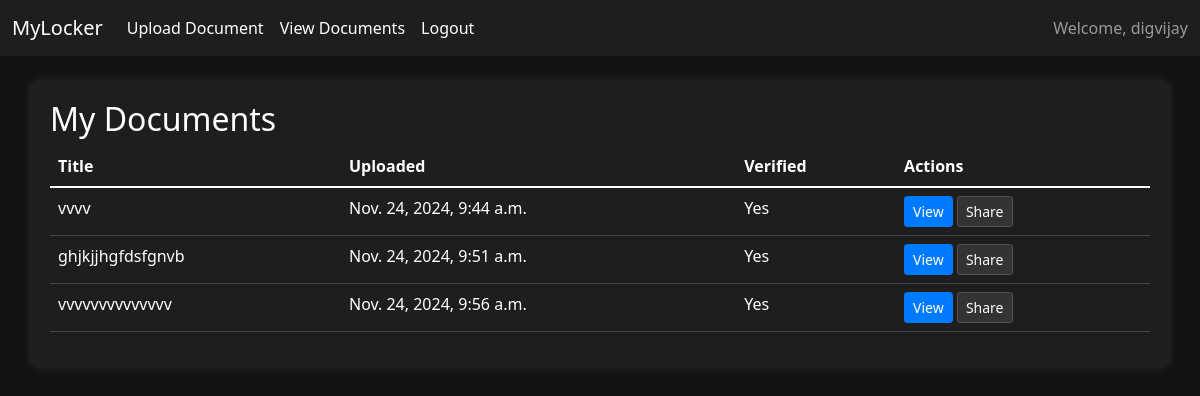
Page /documents/ (signed in) on the committed database.
### locker/models.py (models this page shows)
class Document(models.Model):
    user = models.ForeignKey(User, on_delete=models.CASCADE)
    title = models.CharField(max_length=100)
    file = models.FileField(upload_to='documents/')  # Store files in the 'documents/' folder
    uploaded_at = models.DateTimeField(auto_now_add=True)
    verified = models.BooleanField(default=False)

### locker/views.py (the view)
# urls.py: path('documents/', document_list_page, name='documents'),
@login_required
def document_list_page(request):
    documents = Document.objects.filter(user=request.user)
    return render(request, 'documents.html', {'documents': documents})

### locker/templates/documents.html (shortened to what this page needs)
{% extends "base.html" %}
{% block content %}
<h2>My Documents</h2>
<table class="table">
    <thead>
        <tr>
            <th>Title</th>
            <th>Uploaded</th>
            <th>Verified</th>
            <th>Actions</th>
        </tr>
    </thead>
    <tbody>
        {% for document in documents %}
        <tr>
            <td>{{ document.title }}</td>
            <td>{{ document.uploaded_at }}</td>
            <td>{{ document.verified|yesno:"Yes,No" }}</td>
            <td>
                <a href="{% url 'view-document' document.id %}" target="_blank" class="btn btn-primary btn-sm">View</a>
                <button
                    class="btn btn-info btn-sm share-btn"
                    data-id="{{ document.id }}"
                    data-url="{% url 'view-document' document.id %}">
                    Share
                </button>
            </td>
        </tr>
        {% endfor %}
    </tbody>
</table>
{% endblock %}

### locker/templates/base.html (shortened to what this page needs)
  <!DOCTYPE html>
  <html lang="en">
  <head>
      <link rel="stylesheet" href="https://cdn.jsdelivr.net/npm/bootstrap@5.1.3/dist/css/bootstrap.min.css">
  </head>
  <body>
      <nav class="navbar navbar-expand-lg navbar-dark">
          <div class="container-fluid">
              <a class="navbar-brand" href="/">MyLocker</a>
              <div class="collapse navbar-collapse" id="navbarNav">
                  <ul class="navbar-nav me-auto">
                      {% if user.is_authenticated %}
                      <li class="nav-item">
                          <a class="nav-link" href="/upload/">Upload Document</a>
                      </li>
                      <li class="nav-item">
                          <a class="nav-link" href="/documents/">View Documents</a>
                      </li>
                      <li class="nav-item">
                          <a class="nav-link" href="/logout/">Logout</a>
                      </li>
                      {% endif %}
                  </ul>
                  {% if user.is_authenticated %}
                  <ul class="navbar-nav ms-auto">
                      <li class="nav-item">
                          <span class="navbar-text">Welcome, {{ user.username }}</span>
                      </li>
                  </ul>
                  {% endif %}
              </div>
          </div>
      </nav>
      <div class="container mt-4">
          {% block content %}
          {% endblock %}
      </div>
  </body>
  </html>

### locker/templates/base.html (style rules this page uses)
body { background-color: #121212; color: #ffffff; }
.navbar { background-color: #1e1e1e !important; }
.navbar-brand, .nav-link { color: #ffffff !important; }
.container { background-color: #1e1e1e; padding: 20px; border-radius: 10px; box-shadow: 0px 0px 10px rgba(255, 255, 255, 0.1); }
.form-control, .btn { background-color: #333; color: white; border: 1px solid #555; }
.btn-primary { background-color: #007bff; border-color: #007bff; }
.table { background-color: #1e1e1e; color: white; }
.table th, .table td { border-color: #444; }

### rows in the picture
Document: title "vvvv", uploaded_at "Nov. 24, 2024, 9:44 a.m.", verified "Yes"
Document: title "ghjkjjhgfdsfgnvb", uploaded_at "Nov. 24, 2024, 9:51 a.m.", verified "Yes"
Document: title "vvvvvvvvvvvvvv", uploaded_at "Nov. 24, 2024, 9:56 a.m.", verified "Yes"

### other values in the picture
{{ user.username }} "digvijay"
